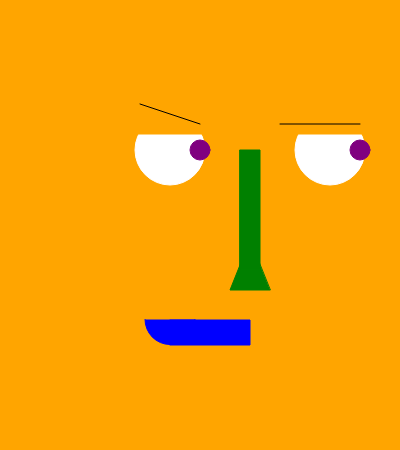
Frame 1 (no input)
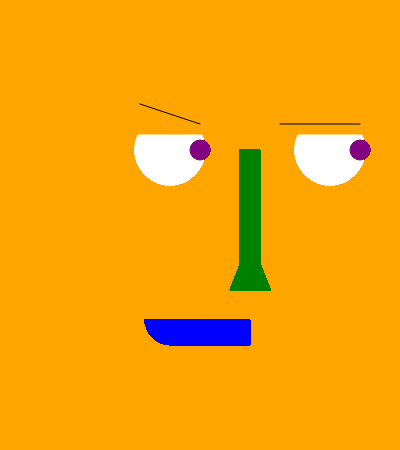
Frame 60 (no input)
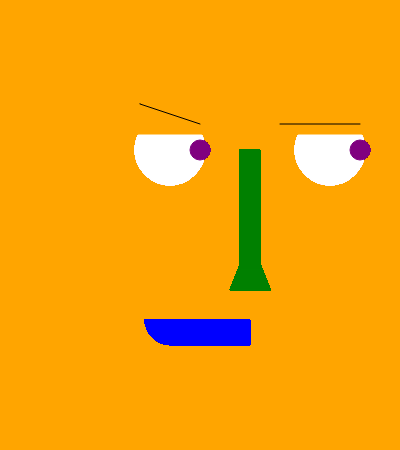
Frame 120 (the mouse pressed at the canvas centre since frame 60)

The p5.js sketch that drew these frames (run headless with seeded random() and noise() and a simulated clock; from frame 60 on, the mouse is pressed at the canvas centre):

// p5.js sketch
// ── sketch.js
var pupilSize = 20
var eyeSize = 70
var eyeHeight = 150
var pointX = 0;
var pointY = 0;

function setup() {
  // put setup code here
  createCanvas(400,450);
  pointX = 250
  pointY = 250
  background(255,165,0);
}

function draw() {
  // put drawing code here
fill("white");//eye fill
stroke("white");//eye stroke
  ellipse(170,eyeHeight,eyeSize,eyeSize);//left eye
  ellipse(330,eyeHeight,eyeSize,eyeSize);//right eye


fill("purple");//pupil fill
stroke("purple");//pupil stroke
ellipse(200,eyeHeight,pupilSize,pupilSize);//left pupil
ellipse(360,eyeHeight,pupilSize,pupilSize);//right pupil


fill("green");//nose fill
stroke("green");//nose stroke
triangle(pointX,(pointY)-10,(pointX)-20,(pointY)+40,(pointX)+20,(pointY)+40);//nose
rect(240,150,20,120);



fill("blue");//mouth fill
stroke("blue");//mouth stroke
rect(170,(pointY)+70, 80, 25);//mouth
arc(170,(pointY)+69.5,50,50,0,PI);//mouth smirk


fill(255,165,0);//make eyes into arcs vv
stroke(255,165,0);
rect(100,104,400,30)

stroke("black")
line(140,104,200,124);
line(280,124,360,124);


}
